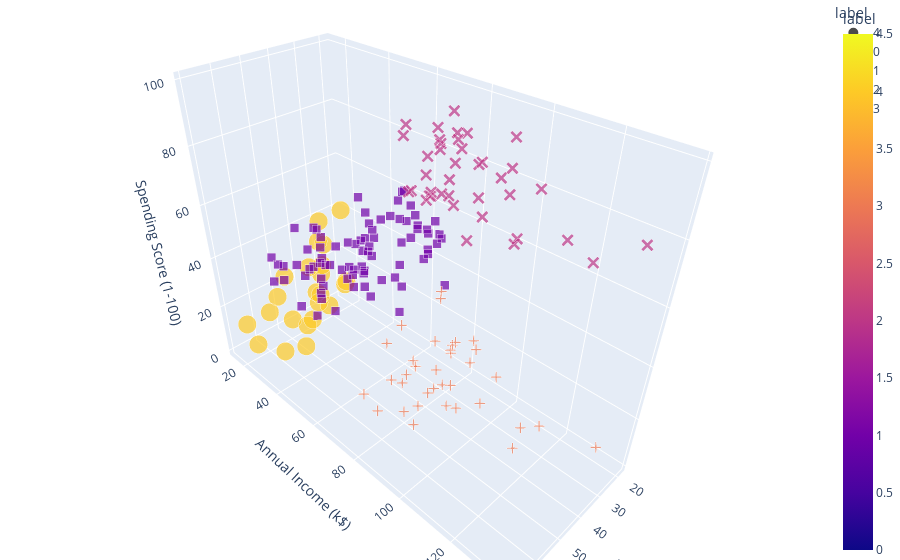

The notebook cell this image was saved under:
### Markdown cell above
*The same plot in a interactive way*

### Code cell
fig = px.scatter_3d(df, x=df.Age, y=df["Annual Income (k$)"], z=df["Spending Score (1-100)"],
              symbol='label',size='label', size_max=18,color = 'label',
              opacity=0.7)
fig.update_layout(margin=dict(l=0, r=0, b=0, t=0))
fig.show()

### Figure 1 — Plotly figure (JSON) as saved in the notebook; plotly's stock layout.template omitted (floating-point values rounded to 4 significant figures)
{"data": [{"hovertemplate": "label=%{marker.color}<br>Age=%{x}<br>Annual Income (k$)=%{y}<br>Spending Score (1-100)=%{z}<extra></extra>", "legendgroup": "4", "marker": {"color": [4, 4, 4, 4, 4, 4, 4, 4, 4, 4, 4, 4, 4, 4, 4, 4, 4, 4, 4, 4, 4, 4, 4], "coloraxis": "coloraxis", "opacity": 0.7, "size": [4, 4, 4, 4, 4, 4, 4, 4, 4, 4, 4, 4, 4, 4, 4, 4, 4, 4, 4, 4, 4, 4, 4], "sizemode": "area", "sizeref": 0.01235, "symbol": "circle"}, "mode": "markers", "name": "4", "scene": "scene", "showlegend": true, "type": "scatter3d", "x": [19, 20, 31, 35, 64, 67, 58, 37, 35, 52, 35, 46, 54, 45, 40, 60, 53, 49, 42, 36, 65, 48, 49], "y": [15, 16, 17, 18, 19, 19, 20, 20, 21, 23, 24, 25, 28, 28, 29, 30, 33, 33, 34, 37, 38, 39, 39], "z": [39, 6, 40, 6, 3, 14, 15, 13, 35, 29, 35, 5, 14, 32, 31, 4, 4, 14, 17, 26, 35, 36, 28]}, {"hovertemplate": "label=%{marker.color}<br>Age=%{x}<br>Annual Income (k$)=%{y}<br>Spending Score (1-100)=%{z}<extra></extra>", "legendgroup": "0", "marker": {"color": [0, 0, 0, 0, 0, 0, 0, 0, 0, 0, 0, 0, 0, 0, 0, 0, 0, 0, 0, 0, 0, 0, 0], "coloraxis": "coloraxis", "opacity": 0.7, "size": [0, 0, 0, 0, 0, 0, 0, 0, 0, 0, 0, 0, 0, 0, 0, 0, 0, 0, 0, 0, 0, 0, 0], "sizemode": "area", "sizeref": 0.01235, "symbol": "diamond"}, "mode": "markers", "name": "0", "scene": "scene", "showlegend": true, "type": "scatter3d", "x": [21, 23, 22, 23, 30, 35, 24, 22, 20, 35, 25, 31, 29, 35, 23, 21, 18, 21, 30, 20, 24, 31, 24], "y": [15, 16, 17, 18, 19, 19, 20, 20, 21, 23, 24, 25, 28, 28, 29, 30, 33, 33, 34, 37, 38, 39, 39], "z": [81, 77, 76, 94, 72, 99, 77, 79, 66, 98, 73, 73, 82, 61, 87, 73, 92, 81, 73, 75, 92, 61, 65]}, {"hovertemplate": "label=%{marker.color}<br>Age=%{x}<br>Annual Income (k$)=%{y}<br>Spending Score (1-100)=%{z}<extra></extra>", "legendgroup": "1", "marker": {"color": [1, 1, 1, 1, 1, 1, 1, 1, 1, 1, 1, 1, 1, 1, 1, 1, 1, 1, 1, 1, 1, 1, 1, 1, 1, 1, 1, 1, 1, 1, 1, 1, 1, 1, 1, 1, 1, 1, 1, 1, 1, 1, 1, 1, 1, 1, 1, 1, 1, 1, 1, 1, 1, 1, 1, 1, 1, 1, 1, 1, 1, 1, 1, 1, 1, 1, 1, 1, 1, 1, 1, 1, 1, 1, 1, 1, 1, 1, 1], "coloraxis": "coloraxis", "opacity": 0.7, "size": [1, 1, 1, 1, 1, 1, 1, 1, 1, 1, 1, 1, 1, 1, 1, 1, 1, 1, 1, 1, 1, 1, 1, 1, 1, 1, 1, 1, 1, 1, 1, 1, 1, 1, 1, 1, 1, 1, 1, 1, 1, 1, 1, 1, 1, 1, 1, 1, 1, 1, 1, 1, 1, 1, 1, 1, 1, 1, 1, 1, 1, 1, 1, 1, 1, 1, 1, 1, 1, 1, 1, 1, 1, 1, 1, 1, 1, 1, 1], "sizemode": "area", "sizeref": 0.01235, "symbol": "square"}, "mode": "markers", "name": "1", "scene": "scene", "showlegend": true, "type": "scatter3d", "x": [50, 27, 29, 31, 49, 33, 31, 59, 50, 47, 51, 69, 27, 53, 70, 19, 67, 54, 63, 18, 43, 68, 19, 32, 70, 47, 60, 60, 59, 26, 45, 40, 23, 49, 57, 38, 67, 46, 21, 48, 55, 22, 34, 50, 68, 18, 48, 40, 32, 24, 47, 27, 48, 20, 23, 49, 67, 26, 49, 21, 66, 54, 68, 66, 65, 19, 38, 19, 18, 19, 63, 49, 51, 50, 27, 38, 40, 43, 28], "y": [40, 40, 40, 40, 42, 42, 43, 43, 43, 43, 44, 44, 46, 46, 46, 46, 47, 47, 48, 48, 48, 48, 48, 48, 49, 49, 50, 50, 54, 54, 54, 54, 54, 54, 54, 54, 54, 54, 54, 54, 57, 57, 58, 58, 59, 59, 60, 60, 60, 60, 60, 60, 61, 61, 62, 62, 62, 62, 62, 62, 63, 63, 63, 63, 63, 63, 64, 64, 65, 65, 65, 65, 67, 67, 67, 67, 69, 71, 76], "z": [55, 47, 42, 42, 52, 60, 54, 60, 45, 41, 50, 46, 51, 46, 56, 55, 52, 59, 51, 59, 50, 48, 59, 47, 55, 42, 49, 56, 47, 54, 53, 48, 52, 42, 51, 55, 41, 44, 57, 46, 58, 55, 60, 46, 55, 41, 49, 40, 42, 52, 47, 50, 42, 49, 41, 48, 59, 55, 56, 42, 50, 46, 43, 48, 52, 54, 42, 46, 48, 50, 43, 59, 43, 57, 56, 40, 58, 35, 40]}, {"hovertemplate": "label=%{marker.color}<br>Age=%{x}<br>Annual Income (k$)=%{y}<br>Spending Score (1-100)=%{z}<extra></extra>", "legendgroup": "2", "marker": {"color": [2, 2, 2, 2, 2, 2, 2, 2, 2, 2, 2, 2, 2, 2, 2, 2, 2, 2, 2, 2, 2, 2, 2, 2, 2, 2, 2, 2, 2, 2, 2, 2, 2, 2, 2, 2, 2, 2, 2], "coloraxis": "coloraxis", "opacity": 0.7, "size": [2, 2, 2, 2, 2, 2, 2, 2, 2, 2, 2, 2, 2, 2, 2, 2, 2, 2, 2, 2, 2, 2, 2, 2, 2, 2, 2, 2, 2, 2, 2, 2, 2, 2, 2, 2, 2, 2, 2], "sizemode": "area", "sizeref": 0.01235, "symbol": "x"}, "mode": "markers", "name": "2", "scene": "scene", "showlegend": true, "type": "scatter3d", "x": [39, 31, 40, 38, 39, 31, 29, 32, 35, 32, 32, 28, 32, 34, 39, 38, 27, 30, 30, 29, 31, 36, 33, 32, 28, 36, 30, 27, 35, 32, 29, 30, 28, 36, 32, 38, 35, 32, 30], "y": [69, 70, 71, 71, 71, 72, 73, 73, 74, 75, 76, 77, 77, 78, 78, 78, 78, 78, 78, 79, 81, 85, 86, 87, 87, 87, 88, 88, 93, 97, 98, 99, 101, 103, 103, 113, 120, 126, 137], "z": [91, 77, 95, 75, 75, 71, 88, 73, 72, 93, 87, 97, 74, 90, 88, 76, 89, 78, 73, 83, 93, 75, 95, 63, 75, 92, 86, 69, 90, 86, 88, 97, 68, 85, 69, 91, 79, 74, 83]}, {"hovertemplate": "label=%{marker.color}<br>Age=%{x}<br>Annual Income (k$)=%{y}<br>Spending Score (1-100)=%{z}<extra></extra>", "legendgroup": "3", "marker": {"color": [3, 3, 3, 3, 3, 3, 3, 3, 3, 3, 3, 3, 3, 3, 3, 3, 3, 3, 3, 3, 3, 3, 3, 3, 3, 3, 3, 3, 3, 3, 3, 3, 3, 3, 3, 3], "coloraxis": "coloraxis", "opacity": 0.7, "size": [3, 3, 3, 3, 3, 3, 3, 3, 3, 3, 3, 3, 3, 3, 3, 3, 3, 3, 3, 3, 3, 3, 3, 3, 3, 3, 3, 3, 3, 3, 3, 3, 3, 3, 3, 3], "sizemode": "area", "sizeref": 0.01235, "symbol": "cross"}, "mode": "markers", "name": "3", "scene": "scene", "showlegend": true, "type": "scatter3d", "x": [23, 59, 47, 25, 20, 44, 19, 57, 25, 48, 34, 43, 44, 47, 37, 34, 56, 19, 50, 42, 36, 40, 36, 52, 58, 59, 37, 46, 41, 54, 41, 34, 33, 47, 45, 32], "y": [70, 71, 71, 72, 73, 73, 74, 75, 77, 77, 78, 78, 78, 78, 78, 78, 79, 81, 85, 86, 87, 87, 87, 88, 88, 93, 97, 98, 99, 101, 103, 103, 113, 120, 126, 137], "z": [29, 11, 9, 34, 5, 7, 10, 5, 12, 36, 22, 17, 20, 16, 1, 1, 35, 5, 26, 20, 27, 13, 10, 13, 15, 14, 32, 15, 39, 24, 17, 23, 8, 16, 28, 18]}], "layout": {"coloraxis": {"colorbar": {"title": {"text": "label"}}, "colorscale": [[0.0, "#0d0887"], [0.1111, "#46039f"], [0.2222, "#7201a8"], [0.3333, "#9c179e"], [0.4444, "#bd3786"], [0.5556, "#d8576b"], [0.6667, "#ed7953"], [0.7778, "#fb9f3a"], [0.8889, "#fdca26"], [1.0, "#f0f921"]]}, "legend": {"itemsizing": "constant", "title": {"text": "label"}, "tracegroupgap": 0}, "margin": {"b": 0, "l": 0, "r": 0, "t": 0}, "scene": {"domain": {"x": [0.0, 1.0], "y": [0.0, 1.0]}, "xaxis": {"title": {"text": "Age"}}, "yaxis": {"title": {"text": "Annual Income (k$)"}}, "zaxis": {"title": {"text": "Spending Score (1-100)"}}}}}
